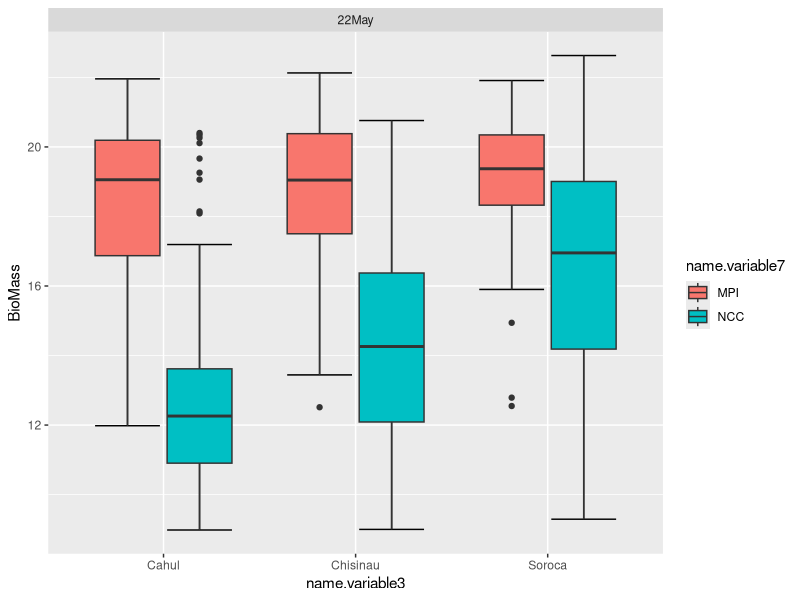
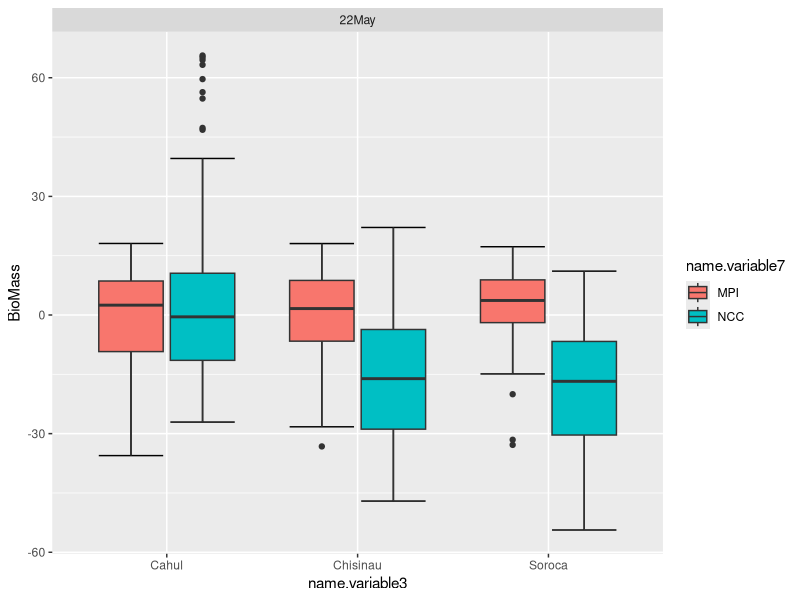
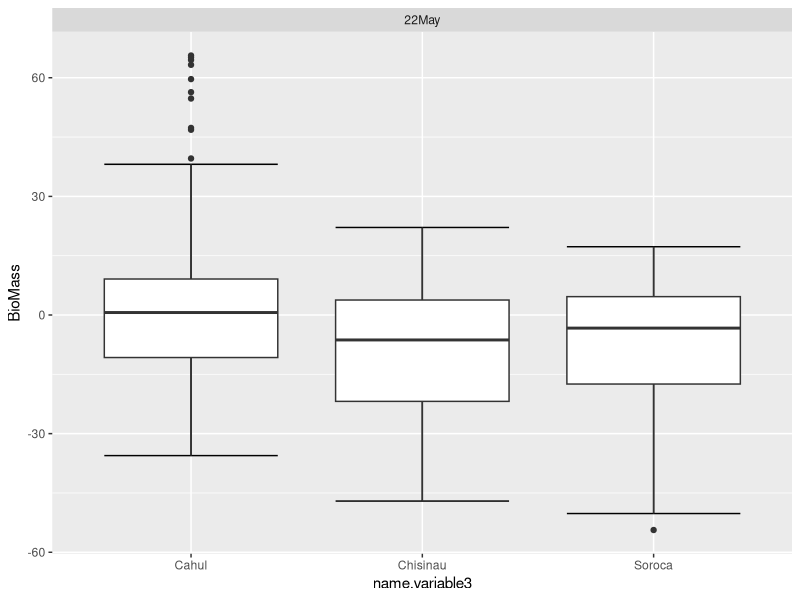
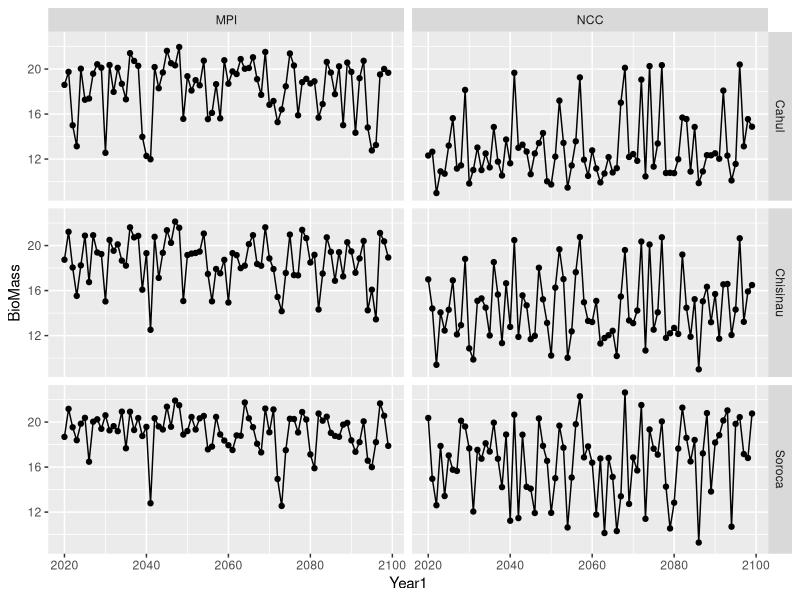
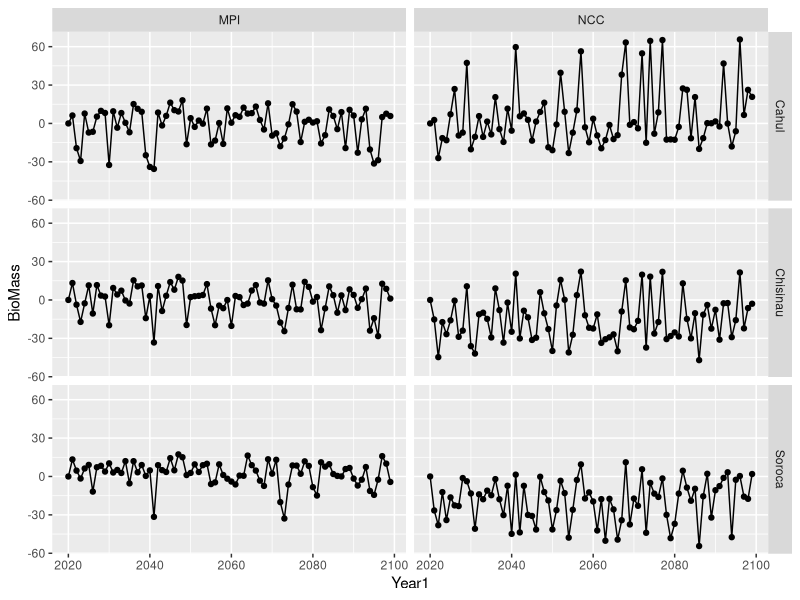

Write the R code that produced these figures, in order.
library(tidyverse)

#modify currect plotting to boxplot
#y axis select variable with values to plot
#x axis now select grouping variable
#allow color and facet grouping
#select plot absolute vs relative change values
#add line of reference baseline of average historical value
#select reference year range
#select split by time horizon

data = read.delim("combined_seasonal_data.tsv")

prm = read.delim("combined_parameter_data (1).tsv")

ggplot(data, aes(y=BioMass, x=name.variable3, fill=name.variable7))+
  stat_boxplot(geom="errorbar")+#add horizontal line to end of whiskers
  geom_boxplot()+
  #geom_point(position = position_jitterdodge(jitter.width = 0.2), size=0.1)
  facet_grid(.~name.variable4)

#select reference year range
ref.year = c(2020,2020)
xaxis.var = "name.variable3"
grouping.var = "name.variable7"

data.ref = data %>%
  filter(Year1 %in% c(ref.year[1]:ref.year[2])) %>%
  select(!starts_with(c("Day","Month","Year"))) %>%
  group_by(across(all_of(c(xaxis.var, grouping.var)))) %>%
  summarise(across(where(is.numeric), ~mean(.x, na.rm = TRUE))) 

data.norm = data %>%
  group_by(across(all_of(c(xaxis.var, grouping.var)))) %>%
  mutate(across(where(is.numeric) &!starts_with(c("Day","Month","Year")), ~ 100*(.x - mean(.x[which(Year1 %in% c(ref.year[1]:ref.year[2]))], na.rm = TRUE))/mean(.x[which(Year1 %in% c(ref.year[1]:ref.year[2]))], na.rm = TRUE) )) 

ggplot(data.norm, aes(y=BioMass, x=name.variable3, fill=name.variable7))+
  stat_boxplot(geom="errorbar")+#add horizontal line to end of whiskers
  geom_boxplot()+
  #geom_point(position = position_jitterdodge(jitter.width = 0.2), size=0.1)
  facet_grid(.~name.variable4)

ggplot(data.norm, aes(y=BioMass, x=name.variable3))+
  stat_boxplot(geom="errorbar")+#add horizontal line to end of whiskers
  geom_boxplot()+
  #geom_point(position = position_jitterdodge(jitter.width = 0.2), size=0.1)
  facet_grid(.~name.variable4)


ggplot(data, aes(y=BioMass, x=Year1))+
  geom_point()+
  geom_line()+
  #geom_point(position = position_jitterdodge(jitter.width = 0.2), size=0.1)
  facet_grid(name.variable3~name.variable7)
ggplot(data.norm, aes(y=BioMass, x=Year1))+
  geom_point()+
  geom_line()+
  facet_grid(name.variable3~name.variable7)
  